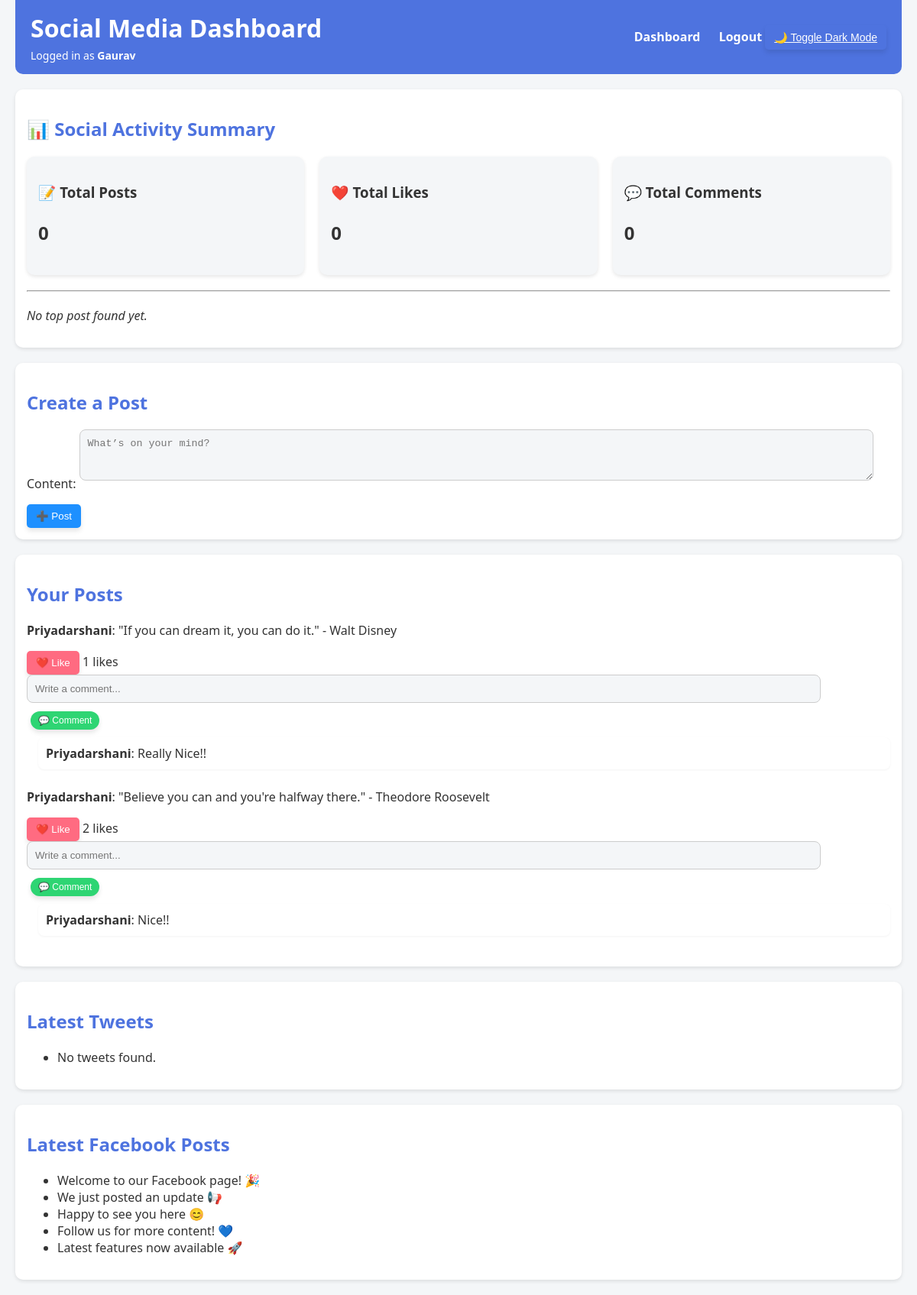
The page /dashboard/dashboard/ (signed in) on the database its author committed.
### dashboard/models.py (models this page shows, shortened)
class Post(models.Model):
    user = models.ForeignKey(User, on_delete=models.CASCADE)
    content = models.TextField()
    created_at = models.DateTimeField(auto_now_add=True)

class Comment(models.Model):
    post = models.ForeignKey(Post, on_delete=models.CASCADE, related_name='comments')
    user = models.ForeignKey(User, on_delete=models.CASCADE)
    text = models.TextField()
    created_at = models.DateTimeField(auto_now_add=True)

### dashboard/views.py (the view)
# urls.py: path('dashboard/', views.dashboard_view, name='dashboard'),
@login_required
def dashboard_view(request):
    profile = Profile.objects.get(user=request.user)
    twitter_username = profile.twitter_username
    posts = Post.objects.all().order_by('-created_at')
    tweets = get_tweets(twitter_username)
    fb_posts = get_facebook_posts()
    if request.method == 'POST':
        post_form = PostForm(request.POST)
        if post_form.is_valid():
            post = post_form.save(commit=False)
            post.user = request.user
            post.save()
            return redirect('dashboard')
    else:
        post_form = PostForm()
    total_posts = Post.objects.filter(user=request.user).count()
    total_likes = Like.objects.filter(post__user=request.user).count()
    total_comments = Comment.objects.filter(post__user=request.user).count()
    top_post = Post.objects.filter(user=request.user).annotate(
        like_count=models.Count('likes')
    ).order_by('-like_count').first()
    return render(request, 'dashboard/dashboard.html', {
        'tweets': tweets,
        'fb_posts': fb_posts,
        'posts': posts,
        'post_form': post_form,
        'total_posts': total_posts,
        'total_likes': total_likes,
        'total_comments': total_comments,
        'top_post': top_post,
    })

### dashboard/forms.py
class PostForm(forms.ModelForm):
    class Meta:
        model = Post
        fields = ['content']
        widgets = {
            'content': forms.Textarea(attrs={'placeholder': 'What’s on your mind?', 'rows': 3}),
        }

### dashboard/utils/facebook_api.py (called while the page is built)
def get_facebook_posts():
    return [
        {'message': 'Welcome to our Facebook page! 🎉'},
        {'message': 'We just posted an update 📢'},
        {'message': 'Happy to see you here 😊'},
        {'message': 'Follow us for more content! 💙'},
        {'message': 'Latest features now available 🚀'},
    ]

### dashboard/templates/dashboard/dashboard.html (shortened to what this page needs)
<!DOCTYPE html>
<html lang="en">
<head>
</head>
<body>
  <header>
    <div>
      <h1>Social Media Dashboard</h1>
      <div class="profile-info">Logged in as <strong>{{ request.user.username }}</strong></div>
    </div>
    <nav>
      <a href="{% url 'dashboard' %}">Dashboard</a>
      <a href="{% url 'logout' %}">Logout</a>
      <button class="dark-toggle" onclick="toggleDarkMode()">🌙 Toggle Dark Mode</button>
    </nav>
  </header>
  <div class="card">
    <h2 style="margin-bottom: 20px;">📊 Social Activity Summary</h2>
    <div style="display: flex; flex-wrap: wrap; gap: 20px; justify-content: space-between;">
      <div style="flex: 1; min-width: 200px; background-color: var(--bg-color); border-radius: 10px; padding: 15px; box-shadow: 0 2px 5px rgba(0,0,0,0.1);">
        <h3>📝 Total Posts</h3>
        <p style="font-size: 24px; font-weight: bold;">{{ total_posts }}</p>
      </div>
      <div style="flex: 1; min-width: 200px; background-color: var(--bg-color); border-radius: 10px; padding: 15px; box-shadow: 0 2px 5px rgba(0,0,0,0.1);">
        <h3>❤️ Total Likes</h3>
        <p style="font-size: 24px; font-weight: bold;">{{ total_likes }}</p>
      </div>
      <div style="flex: 1; min-width: 200px; background-color: var(--bg-color); border-radius: 10px; padding: 15px; box-shadow: 0 2px 5px rgba(0,0,0,0.1);">
        <h3>💬 Total Comments</h3>
        <p style="font-size: 24px; font-weight: bold;">{{ total_comments }}</p>
      </div>
    </div>
    <hr style="margin: 20px 0;">
    {% if top_post %}
      <div>
        <h3>🏆 Most Liked Post</h3>
        <blockquote style="background-color: var(--bg-color); padding: 10px; border-left: 5px solid var(--accent-color); border-radius: 5px;">
          "{{ top_post.content }}"<br>
          <small>❤️ {{ top_post.likes.count }} likes</small>
        </blockquote>
      </div>
    {% else %}
      <p><em>No top post found yet.</em></p>
    {% endif %}
  </div>
  <div class="card">
    <h2>Create a Post</h2>
    <form method="POST">
      {{ post_form.as_p }}
      <button type="submit" class="post-btn">➕ Post</button>
    </form>
  </div>
  <div class="card">
    <h2>Your Posts</h2>
    {% for post in posts %}
      <div style="margin-bottom: 25px;">
        <p><strong>{{ post.user.username }}</strong>: {{ post.content }}</p>
        <form action="{% url 'like_post' post.id %}" method="POST" style="display:inline;">
          <button type="submit" class="like-btn">❤️ Like</button>
        </form>
        <span>{{ post.likes.count }} likes</span>
        <form action="{% url 'comment_post' post.id %}" method="POST">
          <input type="text" name="text" placeholder="Write a comment..." required>
          <button type="submit" class="comment-btn">💬 Comment</button>
        </form>
        <ul class="comment-list">
          {% for comment in post.comments.all %}
            <li>
              <strong>{{ comment.user.username }}</strong>: {{ comment.text }}
            </li>
          {% empty %}
            <li>No comments yet.</li>
          {% endfor %}
        </ul>
      </div>
    {% empty %}
      <p>No posts found.</p>
    {% endfor %}
  </div>
  <div class="card">
    <h2>Latest Tweets</h2>
    <ul>
      {% for tweet in tweets %}
        <li>{{ tweet.text }}</li>
      {% empty %}
        <li>No tweets found.</li>
      {% endfor %}
    </ul>
  </div>
  <div class="card">
    <h2>Latest Facebook Posts</h2>
    <ul>
      {% for post in fb_posts %}
        <li>{{ post.message }}</li>
      {% empty %}
        <li>No Facebook posts found.</li>
      {% endfor %}
    </ul>
  </div>
</body>
</html>

### dashboard/templates/dashboard/dashboard.html (style rules this page uses)
:root { --bg-color: #f4f6f8; --text-color: #333; --card-color: white; --accent-color: #4e73df; }
body { background-color: var(--bg-color); color: var(--text-color); font-family: 'Segoe UI', sans-serif; margin: 0; padding: 0 20px; transition: all 0.3s; }
header { background-color: var(--accent-color); color: white; padding: 15px 20px; display: flex; justify-content: space-between; align-items: center; border-radius: 0 0 10px 10px; }
header h1 { margin: 0; }
nav a { color: white; margin-left: 20px; text-decoration: none; font-weight: bold; }
.card { background-color: var(--card-color); padding: 15px; margin: 20px 0; border-radius: 10px; box-shadow: 0 2px 5px rgba(0,0,0,0.1); }
h2 { color: var(--accent-color); }
input[type="text"], textarea { padding: 10px; width: 90%; border: 1px solid #ccc; border-radius: 8px; margin-bottom: 10px; background-color: var(--bg-color); color: var(--text-color); }
button { padding: 8px 12px; border: none; color: white; border-radius: 5px; cursor: pointer; font-weight: 500; box-shadow: 0 4px 6px rgba(0, 0, 0, 0.1); transition: background-color 0.3s, transform 0.2s ease; }
.like-btn { background-color: #ff6b81; }
.comment-btn { background-color: #2ed573; }
.comment-list { margin-top: 10px; padding-left: 15px; }
.comment-list li { list-style: none; margin-bottom: 10px; position: relative; padding: 10px; background-color: var(--card-color); border-radius: 8px; box-shadow: 0 1px 3px rgba(0,0,0,0.05); }
.comment-btn, .edit-btn, .delete-btn { padding: 5px 10px; border-radius: 20px; font-size: 12px; color: white; text-decoration: none; margin-left: 5px; }
.profile-info { font-size: 14px; margin-top: 5px; }
.dark-toggle { cursor: pointer; font-size: 14px; background: none; border: none; color: white; text-decoration: underline; }
.post-btn { background-color: #1e90ff; }

### rows shown on the page
Post: user.username "Priyadarshani", content "\"If you can dream it, you can do it.\" - Walt Disney", likes.count "1"
Comment: user.username "Priyadarshani", text "Really Nice!!"
Post: user.username "Priyadarshani", content "\"Believe you can and you're halfway there.\" - Theodore Roosevelt", likes.count "2"
Comment: user.username "Priyadarshani", text "Nice!!"

### other values the page prints
{{ request.user.username }} "Gaurav"
{{ total_posts }} "0"
{{ total_likes }} "0"
{{ total_comments }} "0"
{{ post.message }} "Welcome to our Facebook page! 🎉" "We just posted an update 📢" "Happy to see you here 😊" "Follow us for more content! 💙" "Latest features now available 🚀"
